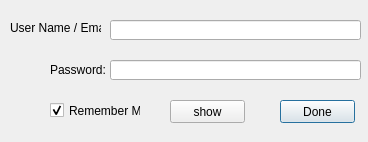
<?xml version="1.0" encoding="UTF-8"?>
<ui version="4.0">
 <class>Dialog</class>
 <widget class="QDialog" name="Dialog">
  <property name="geometry">
   <rect>
    <x>0</x>
    <y>0</y>
    <width>368</width>
    <height>142</height>
   </rect>
  </property>
  <property name="windowTitle">
   <string>Credentials Dialog</string>
  </property>
  <widget class="QLabel" name="label">
   <property name="geometry">
    <rect>
     <x>10</x>
     <y>20</y>
     <width>91</width>
     <height>16</height>
    </rect>
   </property>
   <property name="text">
    <string>User Name / Email: </string>
   </property>
  </widget>
  <widget class="QPushButton" name="doneButtonCri">
   <property name="geometry">
    <rect>
     <x>280</x>
     <y>100</y>
     <width>75</width>
     <height>23</height>
    </rect>
   </property>
   <property name="text">
    <string>Done</string>
   </property>
  </widget>
  <widget class="QPushButton" name="showButtonCri">
   <property name="geometry">
    <rect>
     <x>170</x>
     <y>100</y>
     <width>75</width>
     <height>23</height>
    </rect>
   </property>
   <property name="text">
    <string>show</string>
   </property>
  </widget>
  <widget class="QLineEdit" name="userNameEntryCri">
   <property name="geometry">
    <rect>
     <x>110</x>
     <y>20</y>
     <width>251</width>
     <height>20</height>
    </rect>
   </property>
  </widget>
  <widget class="QLineEdit" name="passwordEntryCri">
   <property name="geometry">
    <rect>
     <x>110</x>
     <y>60</y>
     <width>251</width>
     <height>20</height>
    </rect>
   </property>
   <property name="echoMode">
    <enum>QLineEdit::Password</enum>
   </property>
  </widget>
  <widget class="QLabel" name="label_2">
   <property name="geometry">
    <rect>
     <x>50</x>
     <y>60</y>
     <width>61</width>
     <height>20</height>
    </rect>
   </property>
   <property name="text">
    <string>Password: </string>
   </property>
  </widget>
  <widget class="QCheckBox" name="rememberMeCheckCri">
   <property name="geometry">
    <rect>
     <x>50</x>
     <y>100</y>
     <width>91</width>
     <height>21</height>
    </rect>
   </property>
   <property name="text">
    <string>Remember Me</string>
   </property>
   <property name="checked">
    <bool>true</bool>
   </property>
  </widget>
 </widget>
 <resources/>
 <connections/>
</ui>
